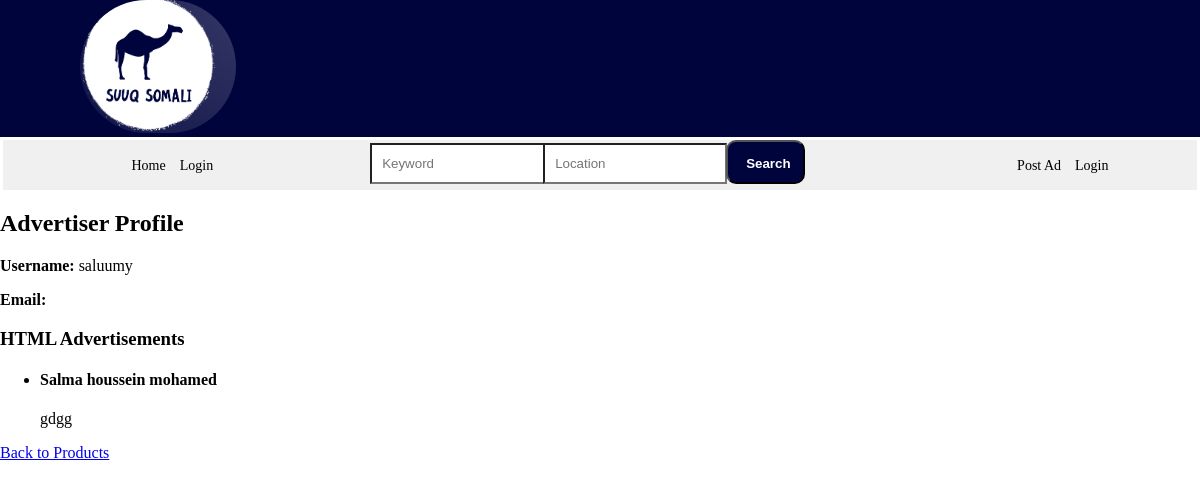
/view_advertiser_profile/saluumy/, run on an earlier commit of the app's database.
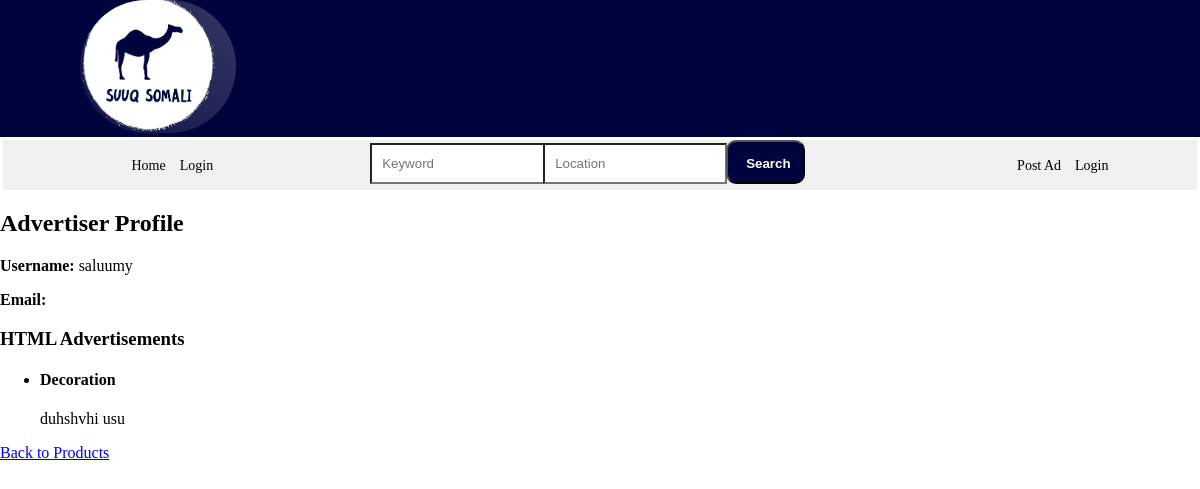
And on a later commit of the database.
### base/models.py (models this page shows, shortened)
class Product(models.Model):
    category = models.ForeignKey(Category, on_delete=models.CASCADE)
    advertiser = models.ForeignKey(User, on_delete=models.CASCADE)
    name = models.CharField(max_length=100)
    description = models.TextField()
    location = models.CharField(max_length=100)
    condition = models.CharField(max_length=100)
    price = models.IntegerField(null=True, blank=True)
    geartype = models.CharField(max_length=100, null=True, blank=True)
    motortype = models.CharField(max_length=100, null=True, blank=True)
    year = models.IntegerField(null=True, blank=True)
    color = models.CharField(max_length=50, null=True, blank=True)
    num_rooms = models.IntegerField(null=True, blank=True)
    num_baths = models.IntegerField(null=True, blank=True)
    updated = models.DateTimeField(auto_now=True)
    created = models.DateTimeField(auto_now_add=True)

### base/views.py (the view)
# urls.py: path('view_advertiser_profile/<str:username>/', views.view_advertiser_profile, name='view_advertiser_profile'),
def view_advertiser_profile(request, username):
    user = User.objects.get(username=username)
    products = Product.objects.filter(advertiser=user)
    return render(request, 'base/view_advertiser_profile.html', {'advertiser': user, 'products': products})

### base/templates/base/view_advertiser_profile.html
{% extends 'main.html' %}
{% block content %}
  <h2>Advertiser Profile</h2>
  <p><strong>Username:</strong> {{ advertiser.username }}</p>
  <p><strong>Email:</strong> {{ advertiser.email }}</p>
  <h3>HTML Advertisements</h3>
  <ul>
    {% for product in products %}
      <li>
        <h4>{{ product.name }}</h4>
        <p>{{ product.description }}</p>
      </li>
    {% endfor %}
  </ul>
  <a href="{% url 'index' %}">Back to Products</a>
{% endblock %}

What changed in the data, as far as the page shows it:
removed Product: name "Salma houssein mohamed", description "gdgg"
added Product: name "Decoration", description "duhshvhi usu"
